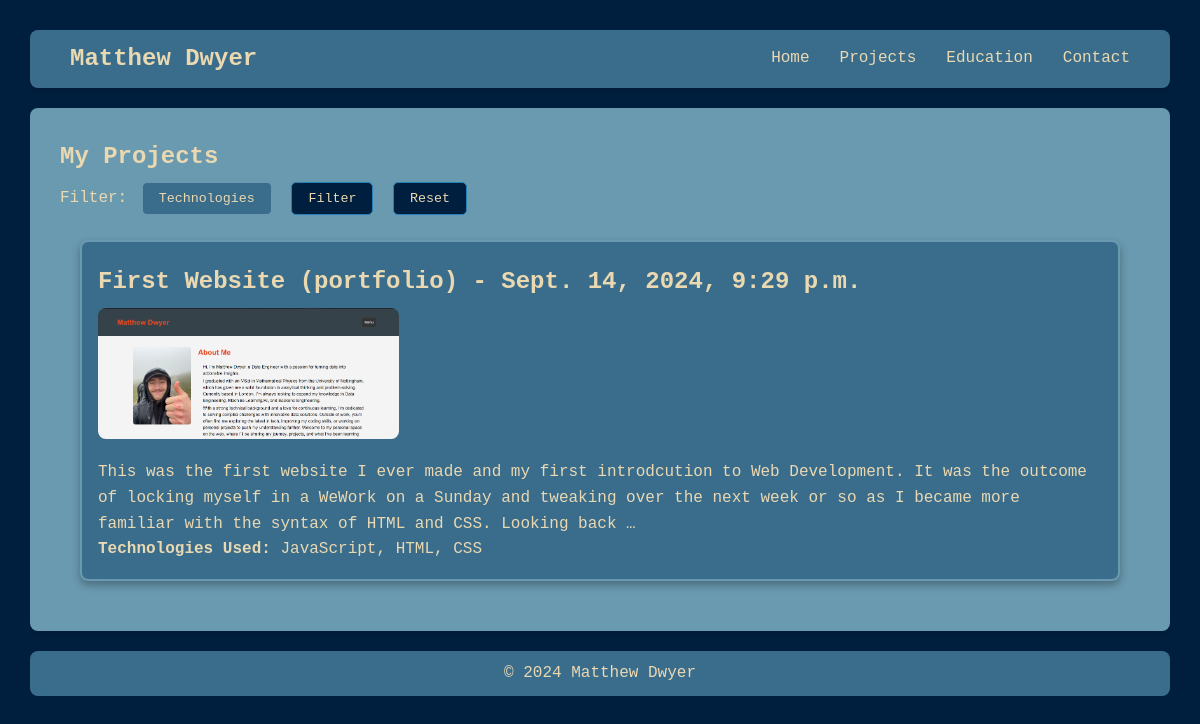
Before: /projects/ with the older database file.
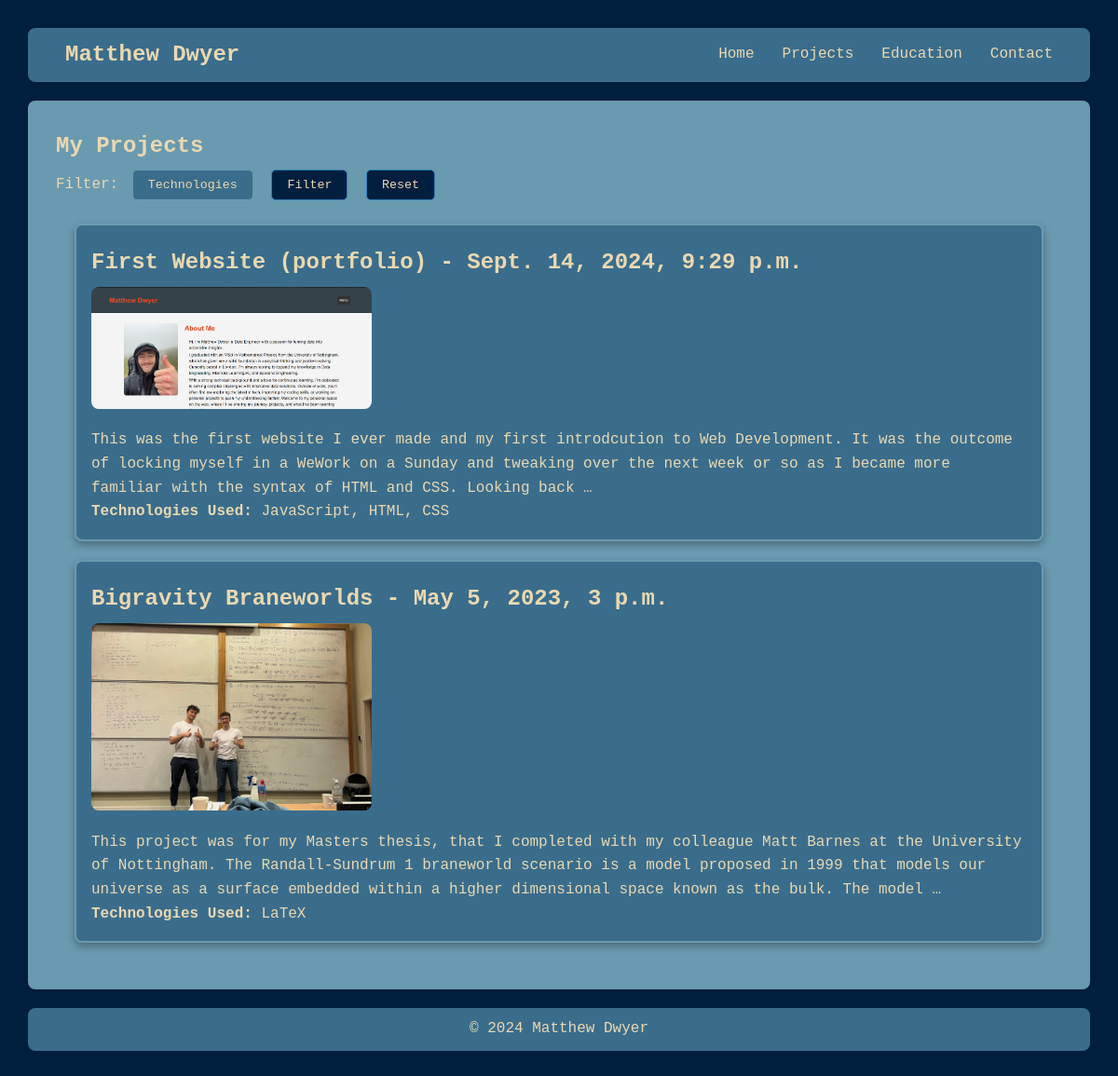
After: the same page with the newer database file.
### projects/models.py (models this page shows, shortened)
class Project(models.Model):
    title = models.CharField(max_length=200, verbose_name="Project Title")
    slug = models.SlugField(max_length=250, unique=True, blank=True, verbose_name="URL Slug")
    link = models.URLField(
        help_text="Enter a link to the project or repository.",
        blank=True,  # Makes the link field optional
        null=True
    )
    description = models.TextField(verbose_name="Project Description")
    created = models.DateTimeField(default=timezone.now, verbose_name="Date Created", editable=True)
    updated = models.DateTimeField(auto_now=True, verbose_name="Last Updated")
    image = models.ImageField(
        upload_to='images/',
        blank=True,
        null=True,
        help_text="Upload an image for the project.",
        verbose_name="Project Image"
    )
    file = models.FileField(
        upload_to='files/',
        blank=True,
        null=True,
        help_text="Upload a file related to the project.",
        verbose_name="Project File"
    )
    technologies = models.ManyToManyField(Technology, related_name="projects", verbose_name="Technologies Used")
    def technology_list(self):
        return ", ".join(tech.name for tech in self.technologies.all())
    class Meta:
        ordering = ["-created"]
        verbose_name = "Project"
        verbose_name_plural = "Projects"

class Technology(models.Model):
    name = models.CharField(max_length=100, unique=True, verbose_name="Technology Name")
    type = models.ForeignKey(
        TechnologyType,
        on_delete=models.CASCADE,
        related_name="technologies",
        verbose_name="Type"
    )

### projects/views.py (the view)
# urls.py: path('', views.project_list, name='list'),
def project_list(request):
    technologies = Technology.objects.filter(projects__isnull=False) \
                                      .annotate(project_count=Count('projects')) \
                                      .order_by('name')
    selected_techs = request.GET.getlist('technologies')
    projects = Project.objects.all()
    if selected_techs:
        projects = projects.filter(technologies__name__in=selected_techs).distinct()
    context = {
        'projects': projects,
        'technologies': technologies,
        'selected_techs': selected_techs
    }
    return render(request, 'projects/list.html', context)

### projects/templates/projects/list.html (shortened to what this page needs)
{% extends 'projects/base.html' %}
{% load static %}
{% block content %}
<div class="projects-container">
    <h2>My Projects</h2>
    <form method="get" action="{% url 'projects:list' %}">
        <label for="technologies">Filter:</label>
        <button type="button" onclick="toggleDropdown()">Technologies</button>
        <button type="submit">Filter</button>
        <button type="button" onclick="resetSelection()">Reset</button>
    </form>
    <div class="projects-grid">
        {% for project in projects %}
            <a href="{% url 'projects:detail' project.slug %}" class="project-card">
                <h3>{{ project.title }} - {{ project.created }}</h3>
                {% if project.image %}
                    <img src="{{ project.image.url }}" alt="Project Image">
                {% endif %}
                <p>{{ project.description|truncatewords:50 }}</p>
                <p><strong>Technologies Used:</strong> {{ project.technology_list}}</p>
            </a>
        {% endfor %}
    </div>
</div>
{% endblock %}

Changed rows visible on the page:
added Project: title "Bigravity Braneworlds", created "May 5, 2023, 3 p.m.", image (picture), description "This project was for my Masters thesis, that I completed with my colleague Matt Barnes at the University of Nottingham. The Randall-Sundrum 1 braneworld scenario is a model proposed in 1999 that models our universe as a surface embedded within a higher dimensional space known as the bulk. The model …", technology_list "LaTeX"
